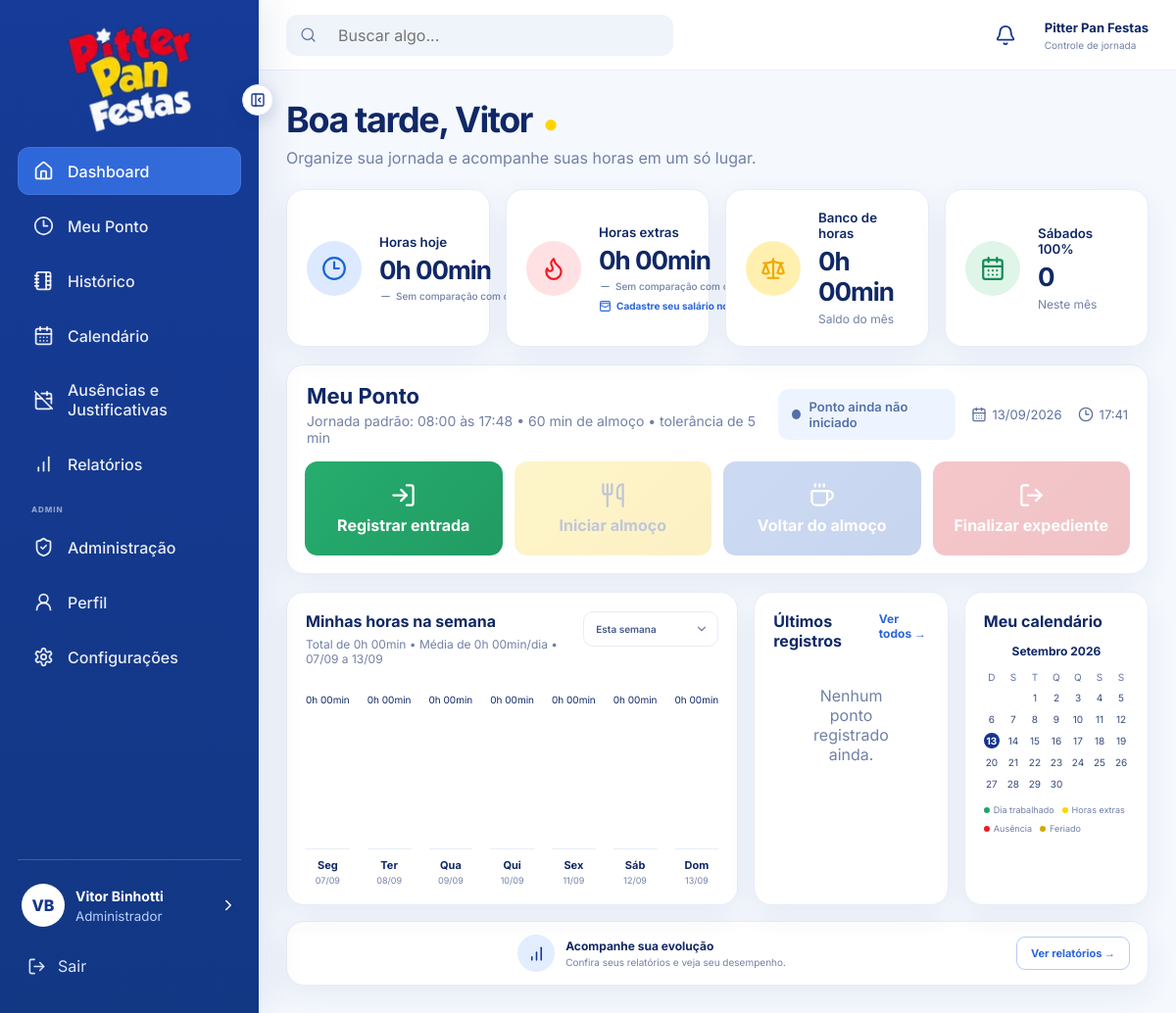
The page /public/?route=dashboard (signed in) on the database its author committed.
### tables this page shows
CREATE TABLE users (
    id BIGINT UNSIGNED AUTO_INCREMENT PRIMARY KEY,
    name VARCHAR(120) NOT NULL,
    email VARCHAR(160) NOT NULL UNIQUE,
    password VARCHAR(255) NOT NULL,
    role ENUM('admin', 'employee') NOT NULL DEFAULT 'employee',
    salary DECIMAL(10,2) NULL,
    daily_minutes SMALLINT UNSIGNED NOT NULL DEFAULT 528 COMMENT '8h48 = 528 minutos',
    monthly_hours SMALLINT UNSIGNED NOT NULL DEFAULT 220,
    workday_start TIME NOT NULL DEFAULT '08:00:00',
    workday_end TIME NOT NULL DEFAULT '17:48:00',
    lunch_start_time TIME NOT NULL DEFAULT '12:00:00',
    lunch_minutes SMALLINT UNSIGNED NOT NULL DEFAULT 60,
    theme ENUM('light', 'dark') NOT NULL DEFAULT 'light',
    notifications_enabled TINYINT(1) NOT NULL DEFAULT 1,
    browser_notifications TINYINT(1) NOT NULL DEFAULT 0,
    notification_before_minutes SMALLINT UNSIGNED NOT NULL DEFAULT 10,
    notification_after_minutes SMALLINT UNSIGNED NOT NULL DEFAULT 5,
    notify_entry_enabled TINYINT(1) NOT NULL DEFAULT 1,
    notify_lunch_start_enabled TINYINT(1) NOT NULL DEFAULT 1,
    notify_lunch_return_enabled TINYINT(1) NOT NULL DEFAULT 1,
    notify_clock_out_enabled TINYINT(1) NOT NULL DEFAULT 1,
    avatar_path VARCHAR(255) NULL,
    is_active TINYINT(1) NOT NULL DEFAULT 1,
    created_at TIMESTAMP NOT NULL DEFAULT CURRENT_TIMESTAMP,
    updated_at TIMESTAMP NOT NULL DEFAULT CURRENT_TIMESTAMP ON UPDATE CURRENT_TIMESTAMP
);

### app/Views/dashboard/index.php (the view, shortened to what the rows shown need)
<?php
function formatMinutes(int $minutes): string
{
    $hours = intdiv($minutes, 60);
    $mins = $minutes % 60;
    return $hours . 'h ' . str_pad((string) $mins, 2, '0', STR_PAD_LEFT) . 'min';
}
function formatSignedMinutes(int $minutes): string
{
    if ($minutes === 0) {
        return '0h 00min';
    }
    $sign = $minutes > 0 ? '+' : '-';
    $absolute = abs($minutes);
    return $sign
        . intdiv($absolute, 60)
        . 'h '
        . str_pad((string) ($absolute % 60), 2, '0', STR_PAD_LEFT)
        . 'min';
}
$firstName = explode(' ', trim($user['name']))[0] ?? $user['name'];
$workdayStart = substr((string)($user['workday_start'] ?? '08:00:00'), 0, 5);
$workdayEnd = substr((string)($user['workday_end'] ?? '17:48:00'), 0, 5);
$lunchMinutes = (int) ($user['lunch_minutes'] ?? 60);
?>
<div class="dashboard-header">
    <div>
        <h1><?= e($greeting) ?>, <?= e($firstName) ?> <span class="moon">●</span></h1>
        <p>Organize sua jornada e acompanhe suas horas em um só lugar.</p>
    </div>
</div>
<div class="stats-grid">
    <article class="stat-card">
        <div>
            <small>Horas hoje</small>
            <strong><?= formatMinutes($todaySummary['worked']) ?></strong>
            <?php if ($dailyChangePercent !== null): ?>
                <?php
                $changeRounded = (int) round($dailyChangePercent);
                $changeClass = $changeRounded > 0
                    ? 'daily-change positive'
                    : ($changeRounded < 0 ? 'daily-change negative' : 'daily-change neutral');
                $changeIcon = $changeRounded > 0
                    ? 'arrow-up'
                    : ($changeRounded < 0 ? 'arrow-down' : 'minus');
                ?>
                <span class="<?= e($changeClass) ?>">
                    <i data-lucide="<?= e($changeIcon) ?>"></i>
                    <?= $changeRounded > 0 ? '+' : '' ?><?= $changeRounded ?>%
                    <em>em relação a ontem</em>
                </span>
            <?php else: ?>
                <span class="daily-change unavailable">
                    <i data-lucide="minus"></i>
                    <em>Sem comparação com ontem</em>
                </span>
            <?php endif; ?>
        </div>
    </article>
    <article class="stat-card">
        <div>
            <small>Horas extras</small>
            <strong><?= formatMinutes($monthExtra50 + $monthExtra100) ?></strong>
            <?php if ($extraMonthChangePercent !== null): ?>
                <?php
                $extraChangeRounded = (int) round($extraMonthChangePercent);
                $extraChangeClass = $extraChangeRounded > 0
                    ? 'daily-change positive'
                    : ($extraChangeRounded < 0
                        ? 'daily-change negative'
                        : 'daily-change neutral');
                $extraChangeIcon = $extraChangeRounded > 0
                    ? 'arrow-up'
                    : ($extraChangeRounded < 0 ? 'arrow-down' : 'minus');
                ?>
                <span class="<?= e($extraChangeClass) ?>">
                    <i data-lucide="<?= e($extraChangeIcon) ?>"></i>
                    <?= $extraChangeRounded > 0 ? '+' : '' ?><?= $extraChangeRounded ?>%
                    <em>em relação ao mês passado</em>
                </span>
            <?php else: ?>
                <span class="daily-change unavailable">
                    <i data-lucide="minus"></i>
                    <em>Sem comparação com o mês passado</em>
                </span>
            <?php endif; ?>
            <?php if ($estimatedExtraTotalValue !== null): ?>
                <span class="extra-estimate">
                    <i data-lucide="wallet-cards"></i>
                    <?= e(formatCurrencyBr($estimatedExtraTotalValue)) ?> estimados
                </span>
            <?php else: ?>
                <a class="extra-estimate missing" href="<?= url('profile') ?>">
                    <i data-lucide="wallet-cards"></i>
                    Cadastre seu salário no perfil
                </a>
            <?php endif; ?>
        </div>
    </article>
    <article class="stat-card">
        <div>
            <small>Banco de horas</small>
            <strong class="<?= $monthBankBalance > 0 ? 'balance-positive' : ($monthBankBalance < 0 ? 'balance-negative' : '') ?>">
                <?= formatSignedMinutes($monthBankBalance) ?>
            </strong>
            <span class="muted">
                <?= $monthDeficit > 0 ? 'Débito: ' . formatMinutes($monthDeficit) : 'Saldo do mês' ?>
            </span>
        </div>
    </article>
    <article class="stat-card">
        <div>
            <small>Sábados 100%</small>
            <strong><?= (int) $saturdaysWorked ?></strong>
            <span class="muted">Neste mês</span>
        </div>
    </article>
</div>
<section class="punch-card" id="meu-ponto">
    <div class="punch-head">
        <div>
            <h2>Meu Ponto</h2>
            <p>
                Jornada padrão: <?= e($workdayStart) ?> às <?= e($workdayEnd) ?>
                • <?= $lunchMinutes ?> min de almoço
                • tolerância de <?= (int)($settings['tolerance_minutes'] ?? 5) ?> min
            </p>
        </div>
    </div>
</section>
<div class="dashboard-lower-grid">
    <section class="panel week-panel">
        <div class="panel-title-row">
            <div>
                <h3>Minhas horas na semana</h3>
                <p>
                    Total de <?= formatMinutes($weekTotal) ?>
                    • Média de <?= formatMinutes((int) round($weekTotal / 7)) ?>/dia
                    • <?= date('d/m', strtotime($weekStart)) ?> a <?= date('d/m', strtotime($weekEnd)) ?>
                </p>
            </div>
            <form method="GET" action="<?= config('app.url') ?>" class="week-filter-form">
                <label class="week-filter-select">
                    <select
                        name="week_offset"
                        aria-label="Período do gráfico semanal"
                        onchange="this.form.submit()"
                    >
                        <option value="0" <?= $weekOffset === 0 ? 'selected' : '' ?>>
                            Esta semana
                        </option>
                    </select>
                </label>
            </form>
        </div>
    </section>
</div>

### app/Views/layouts/app.php (shortened to what the rows shown need)
<?php
$currentUser = authUser();
$viewUser = $user ?? null;
$theme = $viewUser['theme'] ?? 'light';
?>
<!DOCTYPE html>
<html lang="pt-BR">
<head>
    <link rel="stylesheet" href="<?= asset('css/app.css') ?>">
</head>
<body class="<?= $theme === 'dark' ? 'theme-dark' : 'theme-light' ?>">
<div class="app-shell">
    <aside class="sidebar" id="sidebar">
        <div class="sidebar-footer">
            <a href="<?= url('profile') ?>" class="mini-profile" data-tooltip="Perfil">
                <span class="mini-profile-text">
                    <strong><?= e($currentUser['name'] ?? 'Usuário') ?></strong>
                    <small><?= isAdmin() ? 'Administrador' : 'Colaborador' ?></small>
                </span>
            </a>
        </div>
    </aside>
    <main class="main-content">
        <section class="page-content">
            <?php require $viewFile; ?>
        </section>
    </main>
</div>
</body>
</html>

### rows shown on the page
users: name "Vitor Binhotti", name "Vitor", browser_notifications "0h 00min", formatMinutes($monthExtra50 + $monthExtra100) "0h 00min", browser_notifications "0", workday_start "08:00", workday_end "17:48", lunch_minutes "60", formatMinutes((int)round($weekTotal/7)) "0h 00min", week_offset "Esta semana"

### other values the page prints
$initials ?: 'U' "VB"
$greeting "Boa tarde"
$settings['tolerance_minutes'] "5"
$status['label'] "Ponto ainda não iniciado"
$label "Registrar entrada"
$label "Iniciar almoço"
$label "Voltar do almoço"
$label "Finalizar expediente"
date('d/m', strtotime($weekStart)) "07/09"
date('d/m', strtotime($weekEnd)) "13/09"
formatMinutes($minutes) "0h 00min"
$day['day'] "Seg"
$day['label'] "07/09"
$day['day'] "Ter"
$day['label'] "08/09"
